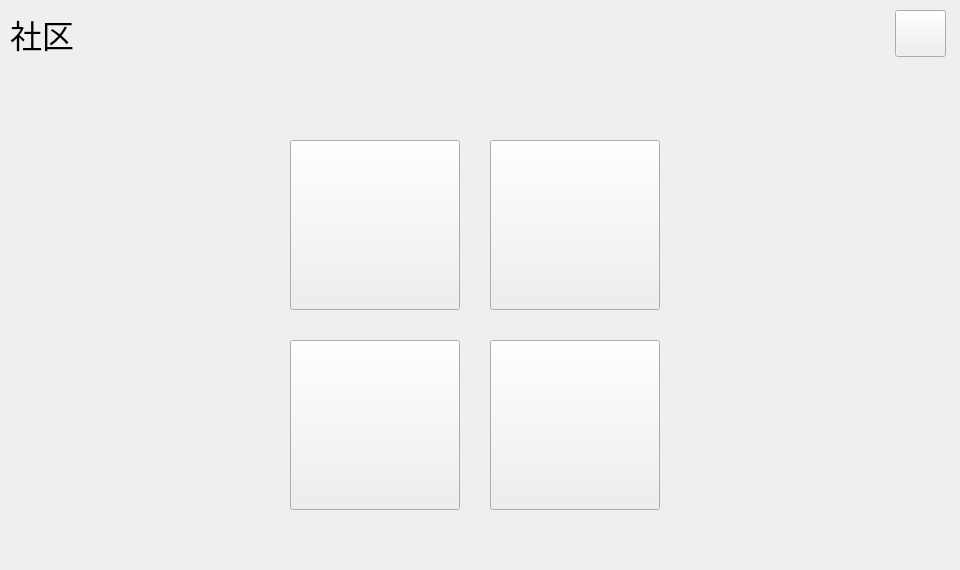
<?xml version="1.0" encoding="UTF-8"?>
<ui version="4.0">
 <class>SHPropertyDlg</class>
 <widget class="QWidget" name="SHPropertyDlg">
  <property name="geometry">
   <rect>
    <x>0</x>
    <y>0</y>
    <width>960</width>
    <height>570</height>
   </rect>
  </property>
  <property name="windowTitle">
   <string>Form</string>
  </property>
  <widget class="QLabel" name="label">
   <property name="geometry">
    <rect>
     <x>10</x>
     <y>10</y>
     <width>193</width>
     <height>47</height>
    </rect>
   </property>
   <property name="font">
    <font>
     <pointsize>24</pointsize>
     <weight>50</weight>
     <italic>false</italic>
     <bold>false</bold>
    </font>
   </property>
   <property name="text">
    <string>社区</string>
   </property>
  </widget>
  <widget class="QPushButton" name="m_btnBack">
   <property name="geometry">
    <rect>
     <x>895</x>
     <y>10</y>
     <width>51</width>
     <height>47</height>
    </rect>
   </property>
   <property name="text">
    <string/>
   </property>
  </widget>
  <widget class="QWidget" name="m_wgtLaunch" native="true">
   <property name="geometry">
    <rect>
     <x>290</x>
     <y>140</y>
     <width>370</width>
     <height>370</height>
    </rect>
   </property>
   <widget class="QPushButton" name="m_btnConnect">
    <property name="geometry">
     <rect>
      <x>0</x>
      <y>0</y>
      <width>170</width>
      <height>170</height>
     </rect>
    </property>
    <property name="sizePolicy">
     <sizepolicy hsizetype="Minimum" vsizetype="Minimum">
      <horstretch>0</horstretch>
      <verstretch>0</verstretch>
     </sizepolicy>
    </property>
    <property name="text">
     <string/>
    </property>
   </widget>
   <widget class="QPushButton" name="m_btnNotice">
    <property name="geometry">
     <rect>
      <x>200</x>
      <y>0</y>
      <width>170</width>
      <height>170</height>
     </rect>
    </property>
    <property name="sizePolicy">
     <sizepolicy hsizetype="Minimum" vsizetype="Minimum">
      <horstretch>0</horstretch>
      <verstretch>0</verstretch>
     </sizepolicy>
    </property>
    <property name="text">
     <string/>
    </property>
   </widget>
   <widget class="QPushButton" name="m_btnMessage">
    <property name="geometry">
     <rect>
      <x>0</x>
      <y>200</y>
      <width>170</width>
      <height>170</height>
     </rect>
    </property>
    <property name="sizePolicy">
     <sizepolicy hsizetype="Minimum" vsizetype="Minimum">
      <horstretch>0</horstretch>
      <verstretch>0</verstretch>
     </sizepolicy>
    </property>
    <property name="text">
     <string/>
    </property>
   </widget>
   <widget class="QPushButton" name="m_btnDial">
    <property name="geometry">
     <rect>
      <x>200</x>
      <y>200</y>
      <width>170</width>
      <height>170</height>
     </rect>
    </property>
    <property name="text">
     <string/>
    </property>
   </widget>
  </widget>
 </widget>
 <resources/>
 <connections/>
</ui>
